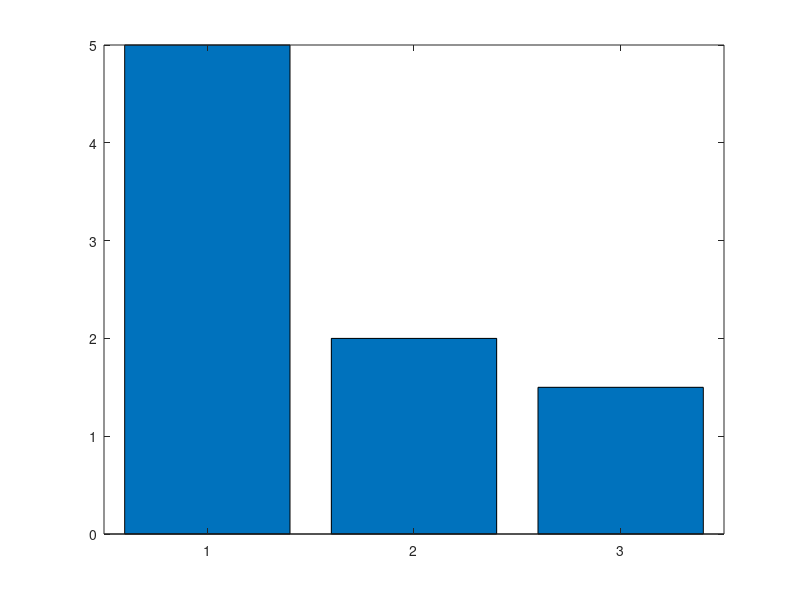

Write MATLAB code to recreate this figure. (Note: this script raises an error after producing the figure.)
figure
bar([5,2,1.5])
sigstar({[1,2], [1,3]})

%%
figure
    bar([5,2,1.5])
    sigstar({[2,3],[1,2], [1,3]},[nan,0.05,0.05])
    
    %%
    figure
        R=randn(30,2);
    R(:,1)=R(:,1)+3;
    boxplot(R)
    set(gca,'XTick',1:2,'XTickLabel',{'A','B'})
    H=sigstar({{'A','B'}},0.01);
    ylim([-3,6.5])
    set(H,'color','r')
    
    %%
    figure
        x=[1,2,3,2,1];
    subplot(1,2,1)
    bar(x)
    sigstar({[1,2], [2,3], [4,5]})
    subplot(1,2,2)
    bar(x)
    sigstar({[2,3],[1,2], [4,5]})